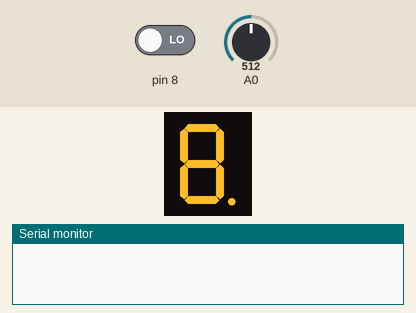
The sketch below on a simulated Arduino Uno, built with avr-gcc and run on an emulated ATmega328P. Parts: 1-digit seven-segment display, the last lines printed to the serial monitor. Wiring (inferred from the names in the program): 1-digit 7-segment display, segments lit when LOW: segments pin 2, pin 3, pin 4, pin 5, pin 6, pin 7, pin 9, pin 10. The test bench sets the inputs (shaded band); at power-on: pin 8 LOW, A0 = 512. The segment pins are drawn as the display they are named for.

Above: at 1.2 s.
1.3 s: pin 8 driven HIGH
At 4.1 s:
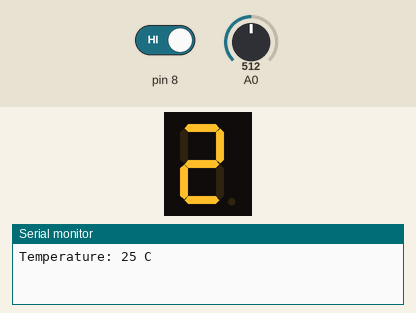
4.3 s: A0 set to 467
7.3 s: A0 set to 453
At 9.1 s:
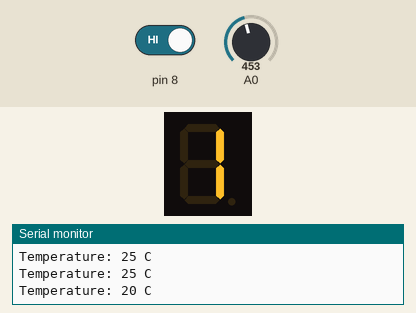
10.3 s: A0 set to 371
12.8 s: A0 set to 358
At 14.2 s:
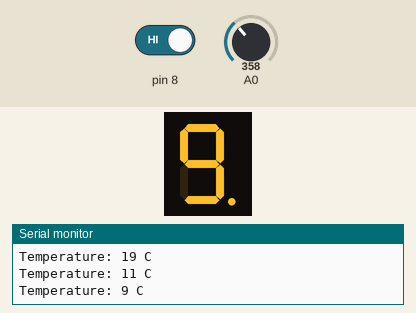
15.3 s: A0 set to 306
At 16.6 s:
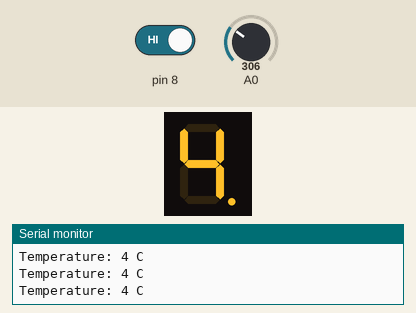
Timing chart, 0 to 17.8 s (numbered marks = the images above; inputs shaded):
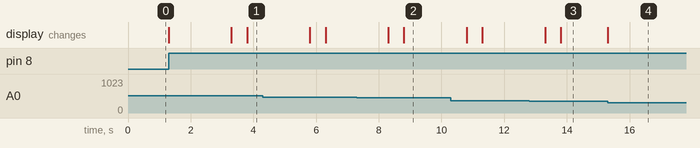

Measured:
- after the input at 1.3 s, the display: changes at once (image 1)
- after the input at 7.3 s, the display: first differs from a run without the input after 1.5 s (image 2)
- after the input at 12.8 s, the display: first differs from a run without the input after 1.0 s (image 3)
- after the input at 15.3 s, the display: changes at once (image 4)

The sketch:

sketch_Thermometer.ino
```cpp
// Projekt: Thermometer

int zahl_array[11][8] = {   // Zahlen der 7 Segment Anzeige; 1 = HIGH, 0 = LOW; Common Anode
  { 0,0,0,0,0,0,1,1 },      // 0
  { 1,0,0,1,1,1,1,1 },      // 1
  { 0,0,1,0,0,1,0,1 },      // 2
  { 0,0,0,0,1,1,0,1 },      // 3
  { 1,0,0,1,1,0,0,1 },      // 4
  { 0,1,0,0,1,0,0,1 },      // 5
  { 0,1,0,0,0,0,0,1 },      // 6
  { 0,0,0,1,1,1,1,1 },      // 7
  { 0,0,0,0,0,0,0,1 },      // 8
  { 0,0,0,0,1,0,0,1 },      // 9
  { 1,1,1,1,1,1,1,0 },      // Punkt (10)
};

int pin_array[] = {2, 3, 4, 5, 6, 7, 9, 10};  //Pins am Arduino

float R1 = 10000;
float logR2, R2, T, Tc, Tf;
float c1 = 1.009249522e-03, c2 = 2.378405444e-04, c3 = 2.019202697e-07;   // Variablen für Temperatur Berechnung

void setup() {
  Serial.begin(9600);
  pinMode(8,INPUT);


  for(int i = 0; i < 8; i++){
    pinMode(pin_array[i], OUTPUT);
  }
}


void loop() {
  int Schalterzustand = digitalRead(8);   //Zustand des drückens der Taste
  if(Schalterzustand == 1){               //überprüfen ob Strom fließt, wenn dann Temperatur messen
  int Vo = analogRead(8);
  R2 = R1 * (1023.0 / (float)Vo - 1.0);
  logR2 = log(R2);
  Tc = 1.0 / (c1 + c2 * logR2 + c3 * logR2 * logR2 * logR2) - 273.15; //Temperatur Berechnung

  int Temp = round(Tc); // Temperatur wird gerundet

  if (Temp > 9) {   // angezeigte Ziffern
    int ersteZiffer = Temp / 10;
    int zweiteZiffer = Temp % 10;

    zahl(ersteZiffer);
    delay(2000);

    zahl(zweiteZiffer);
    punkt(false);
  } else {
    zahl(Temp);
    punkt(false);
  }

  Serial.print("Temperature: ");
  //Serial.print(Tc);
  Serial.print(Temp);
  Serial.println(" C");

  delay(500);
  }
}

void zahl(int zahl){
  for(int i = 0; i < 8; i++){
    digitalWrite(pin_array[i], zahl_array[zahl][i]);
  }
}

void punkt(boolean state) {
  digitalWrite(pin_array[7], state); // Der Punkt wird an Pin 7 angeschlossen
}
```
